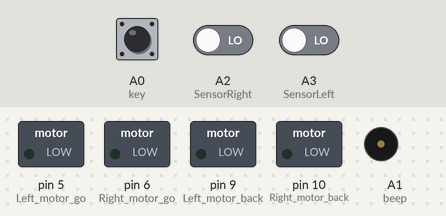
A sketch run on a simulated Arduino Uno, built with avr-gcc and run on an emulated ATmega328P. On the bench: switched loads named in the sketch (green lamp = pin HIGH), buzzer (waves = sounding, pin HIGH). The test bench sets the inputs (shaded band); at power-on: A0 (key) LOW, A2 (SensorRight) LOW, A3 (SensorLeft) LOW.

Above: at 1.2 s.
1.3 s: A0 (key) pulled HIGH for 0.15 s
At 2.4 s:
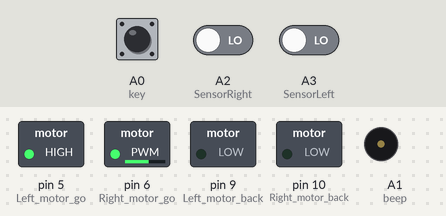
Timing chart, 0 to 1.5 s (numbered marks = the images above; inputs shaded):
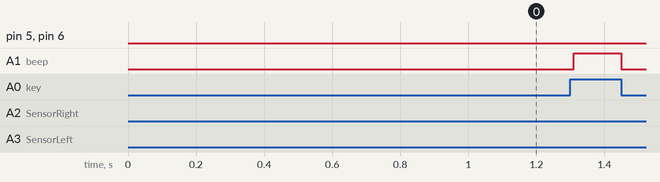

The sketch:

tracking.ino
```cpp
//============================yahboom===========================
//  Intelligent car tracking experiment
//===============================================================

int Left_motor_back=9;      //(IN1)
int Left_motor_go=5;        //(IN2)
int Right_motor_go=6;       //(IN3)
int Right_motor_back=10;    //(IN4)

int key=A0;//Define the key A0 interface
int beep=A1;//Define the buzzer A1 interface

const int SensorRight = A2;   	//Right tracking infrared sensor(P3.2 OUT1)
const int SensorLeft = A3;     	//Left tracking infrared sensor(P3.3 OUT2)

int SL;    //Left tracking infrared sensor state
int SR;    //Right tracking infrared sensor state

void setup()
{
  //Initialize the motor drive IO for output mode
  pinMode(Left_motor_go,OUTPUT);   // PIN 5 (PWM)
  pinMode(Left_motor_back,OUTPUT); // PIN 9 (PWM)
  pinMode(Right_motor_go,OUTPUT);  // PIN 6 (PWM)
  pinMode(Right_motor_back,OUTPUT);// PIN 10 (PWM)
  pinMode(key,INPUT);//Define the key interface for the input interface
  pinMode(beep,OUTPUT);
  pinMode(SensorRight, INPUT); //Define Right tracking infrared sensor for the input interface
  pinMode(SensorLeft, INPUT);  //Define left tracking infrared sensor for the input interface
}

//=======================The basic action of car=========================
//void run(int time)
void run()
{
  digitalWrite(Right_motor_go,HIGH);  // right motor go
  digitalWrite(Right_motor_back,LOW);
  analogWrite(Right_motor_go,150);//PWM ratio 0~255 speed control,
                                 //the difference of left and right wheel slightly increase or decrease
  analogWrite(Right_motor_back,0);
  digitalWrite(Left_motor_go,HIGH);  // left motor go
  digitalWrite(Left_motor_back,LOW);
  analogWrite(Left_motor_go,150);//PWM ratio 0~255 speed control,
                                 //the difference of left and right wheel slightly increase or decrease
  analogWrite(Left_motor_back,0);
  //delay(time * 100);    //execution time, can be adjusted
}

//void brake(int time)
void brake()
{
  digitalWrite(Right_motor_go,LOW);
  digitalWrite(Right_motor_back,LOW);
  digitalWrite(Left_motor_go,LOW);
  digitalWrite(Left_motor_back,LOW);
  //delay(time * 100);    //execution time, can be adjusted
}

//void left(int time)
void left()       //turn left(left wheel stop,right wheel go)
{
  digitalWrite(Right_motor_go,HIGH);	// right motor go
  digitalWrite(Right_motor_back,LOW);
  analogWrite(Right_motor_go,150);
  analogWrite(Right_motor_back,0);     //PWM ratio 0~255 speed control
  digitalWrite(Left_motor_go,LOW);
  digitalWrite(Left_motor_back,LOW);
  analogWrite(Left_motor_go,0);
  analogWrite(Left_motor_back,0);     //PWM ratio 0~255 speed control
  //delay(time * 100);	 //execution time, can be adjusted
}

void spin_left(int time)         //left rotation(left wheel back，right wheel go)
{
  digitalWrite(Right_motor_go,HIGH);	// right motor go
  digitalWrite(Right_motor_back,LOW);
  analogWrite(Right_motor_go,200);
  analogWrite(Right_motor_back,0);      //PWM ratio 0~255 speed control
  digitalWrite(Left_motor_go,LOW);
  digitalWrite(Left_motor_back,HIGH);   //left motor back
  analogWrite(Left_motor_go,0);
  analogWrite(Left_motor_back,200);//PWM ratio 0~255 speed control
  delay(time * 100);	//execution time, can be adjusted
}

//void right(int time)
void right()   //turn right (right wheel stop,left wheel go)
{
  digitalWrite(Right_motor_go,LOW);
  digitalWrite(Right_motor_back,LOW);
  analogWrite(Right_motor_go,0);
  analogWrite(Right_motor_back,0); //PWM ratio 0~255 speed control
  digitalWrite(Left_motor_go,HIGH);//left motor go
  digitalWrite(Left_motor_back,LOW);
  analogWrite(Left_motor_go,150);
  analogWrite(Left_motor_back,0);  //PWM ratio 0~255 speed control
  //delay(time * 100);	 //execution time, can be adjusted
}

void spin_right(int time)        //right rotation(right wheel back,left wheel go)
{
  digitalWrite(Right_motor_go,LOW);
  digitalWrite(Right_motor_back,HIGH);  //right motor back
  analogWrite(Right_motor_go,0);
  analogWrite(Right_motor_back,200);    //PWM ratio 0~255 speed control
  digitalWrite(Left_motor_go,HIGH);     //left motor go
  digitalWrite(Left_motor_back,LOW);
  analogWrite(Left_motor_go,200);
  analogWrite(Left_motor_back,0);      //PWM ratio 0~255 speed control
  delay(time * 100);	//execution time, can be adjusted
}

//void back(int time)
void back(int time)
{
  digitalWrite(Right_motor_go,LOW);  //right motor back
  digitalWrite(Right_motor_back,HIGH);
  analogWrite(Right_motor_go,0);
  analogWrite(Right_motor_back,150);//PWM ratio 0~255 speed control
  digitalWrite(Left_motor_go,LOW);
  digitalWrite(Left_motor_back,HIGH);//left motor back
  analogWrite(Left_motor_go,0);
  analogWrite(Left_motor_back,150);//PWM ratio 0~255 speed control
  delay(time * 100);     //execution time, can be adjusted
}
//==========================================================

void keysacn()
{
  int val;
  val=digitalRead(key);//Read the value of the  port 7 level to the val
  while(!digitalRead(key))//When the key is not pressed, circulate all the time
  {
    val=digitalRead(key);//This sentence can be omitted and the circulate can run away.
  }
  while(digitalRead(key))//When the key is pressed
  {
    delay(10);
    val=digitalRead(key);//Read the value of the port 7 level to the val
    if(val==HIGH)  //Judge whether the key is pressed again
    {
      digitalWrite(beep,HIGH);		//buzzer sound
      while(!digitalRead(key))	        //Judge whether the key isreleased
        digitalWrite(beep,LOW);		//buzzer no sound
    }
    else
      digitalWrite(beep,LOW);          //buzzer no sound
  }
}

void loop()
{
  keysacn();   //Call key scan function
  while(1)
  {
  //There is a signal is LOW , no signal is HIGH
  SR = digitalRead(SensorRight);
  //There is a signal that in the white area the L3 is bright on the car floor;
  // no signal indicates that on the black line and the L3 is extinguishing on the car floor.

  SL = digitalRead(SensorLeft);
  //There is a signal that in the white area the L2 is bright on the car floor;
  // no signal indicates that on the black line and the L2 is extinguishing on the car floor.

  if (SL == LOW&&SR==LOW)
    run();   //Call run function
  else if (SL == HIGH & SR == LOW)
  //Left tracking infrared sensor signal is detected,the car deviates from  track, turn left
    left();
  else if (SR == HIGH & SL == LOW)
  //Right tracking infrared sensor signal is detected,the car deviates from  track, turn right
    right();
  else //all white, stop
  brake();
  }
}
```
